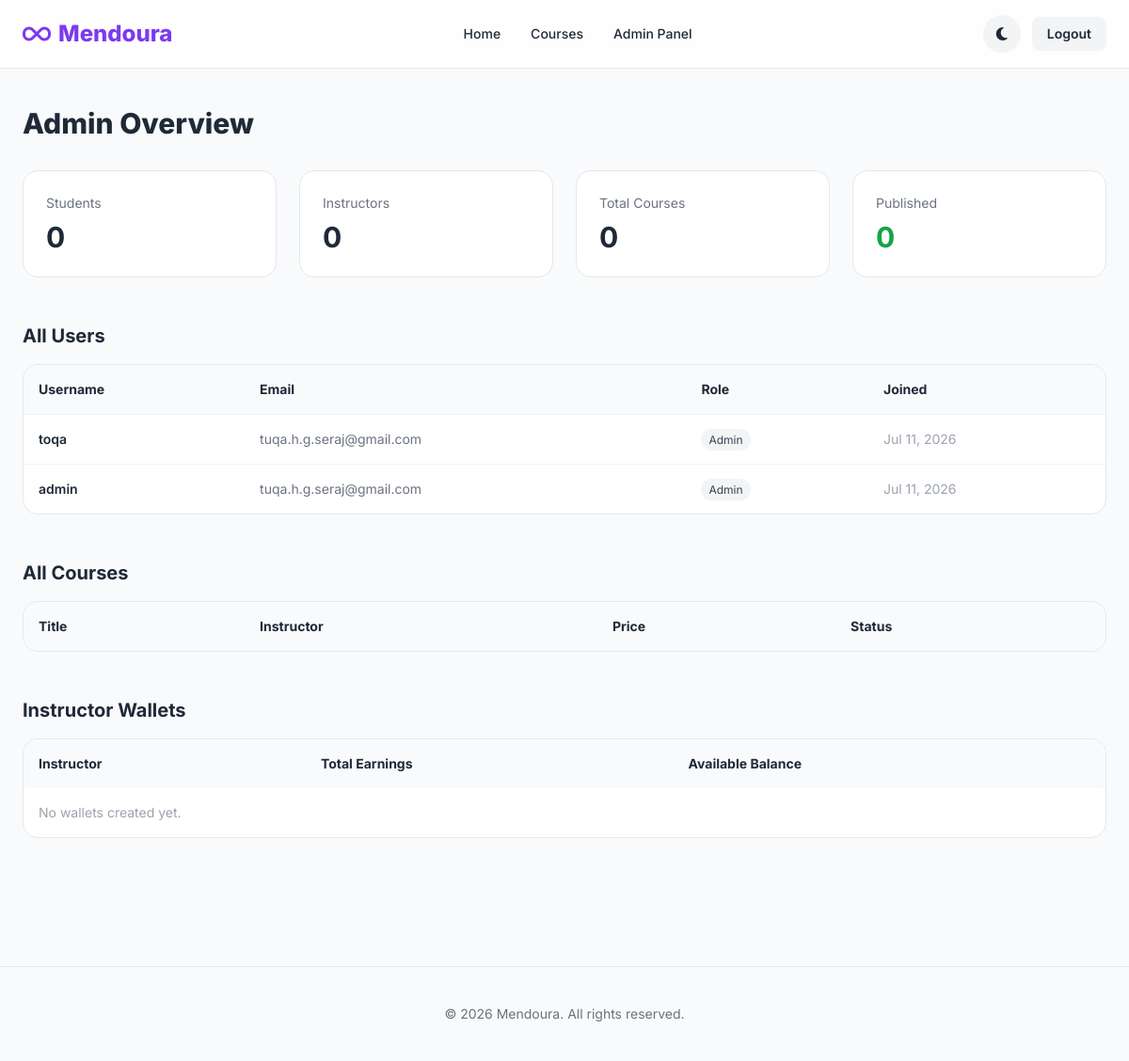
The page /dashboard/admin/ (signed in) on the database its author committed.
### courses/models.py (models this page shows, shortened)
class User(AbstractUser):
    is_student = models.BooleanField(default=False)
    is_instructor = models.BooleanField(default=False)
    phone_number = models.CharField(max_length=15, blank=True, null=True)

### courses/views.py (the view)
# urls.py: path('dashboard/admin/', views.admin_dashboard, name='admin_dashboard'),
@login_required
def admin_dashboard(request):
    if not request.user.is_superuser:
        return redirect('platform_home')
    from .models import User, InstructorWallet
    context = {
        'users': User.objects.all().order_by('-date_joined'),
        'courses': Course.objects.all().order_by('-created_at'),
        'wallets': InstructorWallet.objects.select_related('instructor').all(),
        'total_students': User.objects.filter(is_student=True).count(),
        'total_instructors': User.objects.filter(is_instructor=True).count(),
        'total_courses': Course.objects.count(),
        'published_courses': Course.objects.filter(is_published=True).count(),
    }
    return render(request, 'dashboard/admin.html', context)

### courses/templates/dashboard/admin.html (shortened to what this page needs)
{% extends 'base.html' %}
{% block content %}
<div class="max-w-7xl mx-auto px-6 py-10">
  <h1 class="text-3xl font-extrabold mb-8">Admin Overview</h1>
  <div class="grid grid-cols-2 md:grid-cols-4 gap-6 mb-12">
    <div class="bg-white dark:bg-gray-900 rounded-2xl p-6 border border-gray-200 dark:border-gray-800">
      <p class="text-sm text-gray-500 dark:text-gray-400">Students</p>
      <p class="text-3xl font-bold mt-2">{{ total_students }}</p>
    </div>
    <div class="bg-white dark:bg-gray-900 rounded-2xl p-6 border border-gray-200 dark:border-gray-800">
      <p class="text-sm text-gray-500 dark:text-gray-400">Instructors</p>
      <p class="text-3xl font-bold mt-2">{{ total_instructors }}</p>
    </div>
    <div class="bg-white dark:bg-gray-900 rounded-2xl p-6 border border-gray-200 dark:border-gray-800">
      <p class="text-sm text-gray-500 dark:text-gray-400">Total Courses</p>
      <p class="text-3xl font-bold mt-2">{{ total_courses }}</p>
    </div>
    <div class="bg-white dark:bg-gray-900 rounded-2xl p-6 border border-gray-200 dark:border-gray-800">
      <p class="text-sm text-gray-500 dark:text-gray-400">Published</p>
      <p class="text-3xl font-bold mt-2 text-green-600">{{ published_courses }}</p>
    </div>
  </div>
  <h2 class="text-xl font-bold mb-4">All Users</h2>
  <div class="bg-white dark:bg-gray-900 rounded-2xl border border-gray-200 dark:border-gray-800 overflow-x-auto mb-12">
    <table class="w-full text-sm">
      <thead class="bg-gray-50 dark:bg-gray-800 text-left">
        <tr>
          <th class="p-4">Username</th>
          <th class="p-4">Email</th>
          <th class="p-4">Role</th>
          <th class="p-4">Joined</th>
        </tr>
      </thead>
      <tbody>
        {% for u in users %}
          <tr class="border-t border-gray-100 dark:border-gray-800">
            <td class="p-4 font-semibold">{{ u.username }}</td>
            <td class="p-4 text-gray-500">{{ u.email }}</td>
            <td class="p-4">
              {% if u.is_instructor %}
                <span class="bg-purple-100 text-purple-700 px-2 py-1 rounded-full text-xs">Instructor</span>
              {% elif u.is_student %}
                <span class="bg-blue-100 text-blue-700 px-2 py-1 rounded-full text-xs">Student</span>
              {% else %}
                <span class="bg-gray-100 text-gray-700 px-2 py-1 rounded-full text-xs">Admin</span>
              {% endif %}
            </td>
            <td class="p-4 text-gray-400">{{ u.date_joined|date:"M d, Y" }}</td>
          </tr>
        {% endfor %}
      </tbody>
    </table>
  </div>
  <h2 class="text-xl font-bold mb-4">All Courses</h2>
  <div class="bg-white dark:bg-gray-900 rounded-2xl border border-gray-200 dark:border-gray-800 overflow-x-auto mb-12">
    <table class="w-full text-sm">
      <thead class="bg-gray-50 dark:bg-gray-800 text-left">
        <tr>
          <th class="p-4">Title</th>
          <th class="p-4">Instructor</th>
          <th class="p-4">Price</th>
          <th class="p-4">Status</th>
        </tr>
      </thead>
    </table>
  </div>
  <h2 class="text-xl font-bold mb-4">Instructor Wallets</h2>
  <div class="bg-white dark:bg-gray-900 rounded-2xl border border-gray-200 dark:border-gray-800 overflow-x-auto">
    <table class="w-full text-sm">
      <thead class="bg-gray-50 dark:bg-gray-800 text-left">
        <tr>
          <th class="p-4">Instructor</th>
          <th class="p-4">Total Earnings</th>
          <th class="p-4">Available Balance</th>
        </tr>
      </thead>
      <tbody>
        {% for w in wallets %}
          <tr class="border-t border-gray-100 dark:border-gray-800">
            <td class="p-4 font-semibold">{{ w.instructor.username }}</td>
            <td class="p-4">${{ w.total_earnings }}</td>
            <td class="p-4 text-green-600 font-semibold">${{ w.available_balance }}</td>
          </tr>
        {% empty %}
          <tr><td class="p-4 text-gray-400" colspan="3">No wallets created yet.</td></tr>
        {% endfor %}
      </tbody>
    </table>
  </div>
</div>
{% endblock %}

### templates/base.html (shortened to what this page needs)
<!DOCTYPE html>
<html lang="en" class="">
<head>
<script src="https://cdn.tailwindcss.com"></script>
<link rel="stylesheet" href="https://cdnjs.cloudflare.com/ajax/libs/font-awesome/6.5.1/css/all.min.css">
</head>
<body class="bg-gray-50 dark:bg-gray-950 text-gray-800 dark:text-gray-100 transition-colors duration-300">
<nav class="sticky top-0 z-50 glass bg-white/80 dark:bg-gray-950/80 border-b border-gray-200 dark:border-gray-800">
  <div class="max-w-7xl mx-auto px-6 py-4 flex items-center justify-between">
    <a href="{% url 'platform_home' %}" class="flex items-center gap-2 text-2xl font-extrabold text-brand-600 dark:text-brand-400">
      <i class="fa-solid fa-infinity"></i> Mendoura
    </a>
    <div class="hidden md:flex items-center gap-8 text-sm font-medium">
      <a href="{% url 'platform_home' %}" class="hover:text-brand-600 dark:hover:text-brand-400">Home</a>
      <a href="{% url 'course_catalog' %}" class="hover:text-brand-600 dark:hover:text-brand-400">Courses</a>
      {% if user.is_authenticated %}
        {% if user.is_superuser %}
          <a href="{% url 'admin_dashboard' %}" class="hover:text-brand-600 dark:hover:text-brand-400">Admin Panel</a>
        {% endif %}
      {% endif %}
    </div>
    <div class="flex items-center gap-3">
      <button onclick="toggleTheme()" class="w-10 h-10 flex items-center justify-center rounded-full bg-gray-100 dark:bg-gray-800 hover:bg-gray-200 dark:hover:bg-gray-700 transition">
        <i class="fa-solid fa-moon dark:hidden"></i>
      </button>
      {% if user.is_authenticated %}
        <a href="{% url 'logout' %}" class="px-4 py-2 rounded-lg text-sm font-semibold bg-gray-100 dark:bg-gray-800 hover:bg-gray-200 dark:hover:bg-gray-700">Logout</a>
      {% else %}
        <a href="{% url 'login' %}" class="px-4 py-2 rounded-lg text-sm font-semibold hover:bg-gray-100 dark:hover:bg-gray-800">Login</a>
        <a href="{% url 'student_signup' %}" class="px-4 py-2 rounded-lg text-sm font-semibold bg-brand-600 text-white hover:bg-brand-700">Sign Up</a>
      {% endif %}
    </div>
  </div>
</nav>
<main>
  {% block content %}{% endblock %}
</main>
<footer class="border-t border-gray-200 dark:border-gray-800 mt-24 py-10 text-center text-sm text-gray-500 dark:text-gray-400">
  <p>&copy; 2026 Mendoura. All rights reserved.</p>
</footer>
</body>
</html>

### templates/base.html (style rules this page uses)
body { font-family: 'Inter', sans-serif; }
.glass { backdrop-filter: blur(12px); }

### rows shown on the page
User: username "toqa", email "tuqa.h.g.seraj@gmail.com", is_instructor "Admin", date_joined "Jul 11, 2026"
User: username "admin", email "tuqa.h.g.seraj@gmail.com", is_instructor "Admin", date_joined "Jul 11, 2026"

### other values the page prints
{{ total_students }} "0"
{{ total_instructors }} "0"
{{ total_courses }} "0"
{{ published_courses }} "0"
